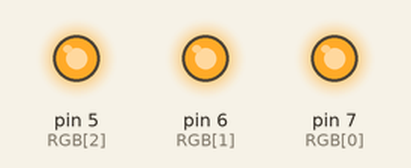
Bench run of a sketch on a simulated Arduino Uno, built with avr-gcc and run on an emulated ATmega328P. On the bench: output pins drawn as LEDs (lit = HIGH).

Above: at 0.2 s.
At 1.2 s:
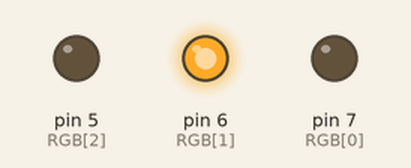
At 1.7 s:
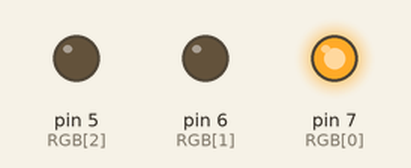
At 3.2 s:
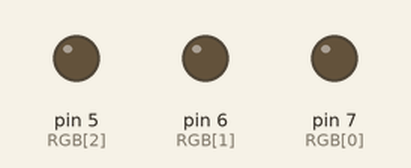
At 5.7 s:
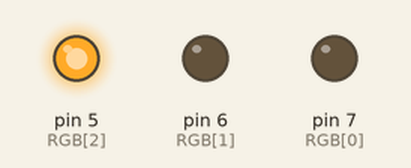
At 7.7 s:
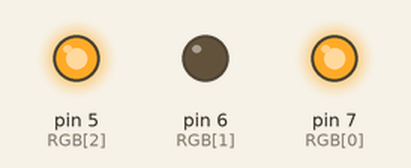
Timing chart, 0 to 8.1 s (numbered marks = the images above):
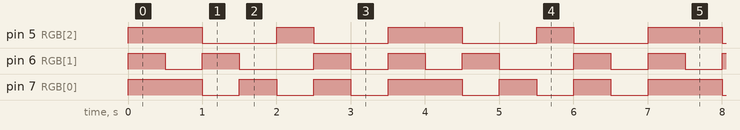

Measured:
- by itself, pin 5 (RGB[2]): repeats every 3.5 s: LOW 1.0 s, HIGH 0.50 s, LOW 1.0 s, HIGH 1.0 s
- by itself, pin 6 (RGB[1]): repeats every 3.5 s: LOW 0.50 s, HIGH 0.50 s, LOW 1.0 s, HIGH 0.50 s, LOW 0.50 s, HIGH 0.50 s
- by itself, pin 7 (RGB[0]): repeats every 3.5 s: 2 × (LOW 0.50 s, HIGH 0.50 s), LOW 0.50 s, HIGH 1.0 s

The sketch:

Led_RGB.ino
```cpp
int RGB[3] = {7, 6, 5};
bool estadoRGB;

void setup()
{
  Serial.begin(9600);

  for (int i = 0; i < 3; i++)
    pinMode(RGB[i], OUTPUT);
}

void loop()
{
  mudarCor(RGB, "Branco", true);
  delay(500);
  mudarCor(RGB, "Amarelo", true);
  delay(500);
  mudarCor(RGB, "Verde", true);
  delay(500);
  mudarCor(RGB, "Vermelho", true);
  delay(500);
  mudarCor(RGB, "Azul", true);
  delay(500);
  mudarCor(RGB, "Purpura", true);
  delay(500);
  mudarCor(RGB, "Verde", false);
  delay(500);
}

void mudarCor(int RGB[], String cor, bool estadoRGB)
{
  if (estadoRGB)
  {
    if (cor.equalsIgnoreCase("Branco"))
    {
      analogWrite(RGB[0], 255);
      analogWrite(RGB[1], 255);
      analogWrite(RGB[2], 255);
      estadoRGB = false;
    }

    if (cor.equalsIgnoreCase("Amarelo"))
    {
      analogWrite(RGB[0], 255);
      analogWrite(RGB[1], 0);
      analogWrite(RGB[2], 255);
      estadoRGB = false;
    }

    if (cor.equalsIgnoreCase("Verde"))
    {
      analogWrite(RGB[0], 0);
      analogWrite(RGB[1], 255);
      analogWrite(RGB[2], 0);
      estadoRGB = false;
    }

    if (cor.equalsIgnoreCase("Vermelho"))
    {
      analogWrite(RGB[0], 255);
      analogWrite(RGB[1], 0);
      analogWrite(RGB[2], 0);
      estadoRGB = false;
    }

    if (cor.equalsIgnoreCase("Azul"))
    {
      analogWrite(RGB[0], 0);
      analogWrite(RGB[1], 0);
      analogWrite(RGB[2], 255);
      estadoRGB = false;
    }

    if (cor.equalsIgnoreCase("Purpura"))
    {
      analogWrite(RGB[0], 255);
      analogWrite(RGB[1], 255);
      analogWrite(RGB[2], 0);
      estadoRGB = false;
    }

  }
  else
  {
    analogWrite(RGB[0], 0);
    analogWrite(RGB[1], 0);
    analogWrite(RGB[2], 0);
    estadoRGB = true;
  }
}
```
